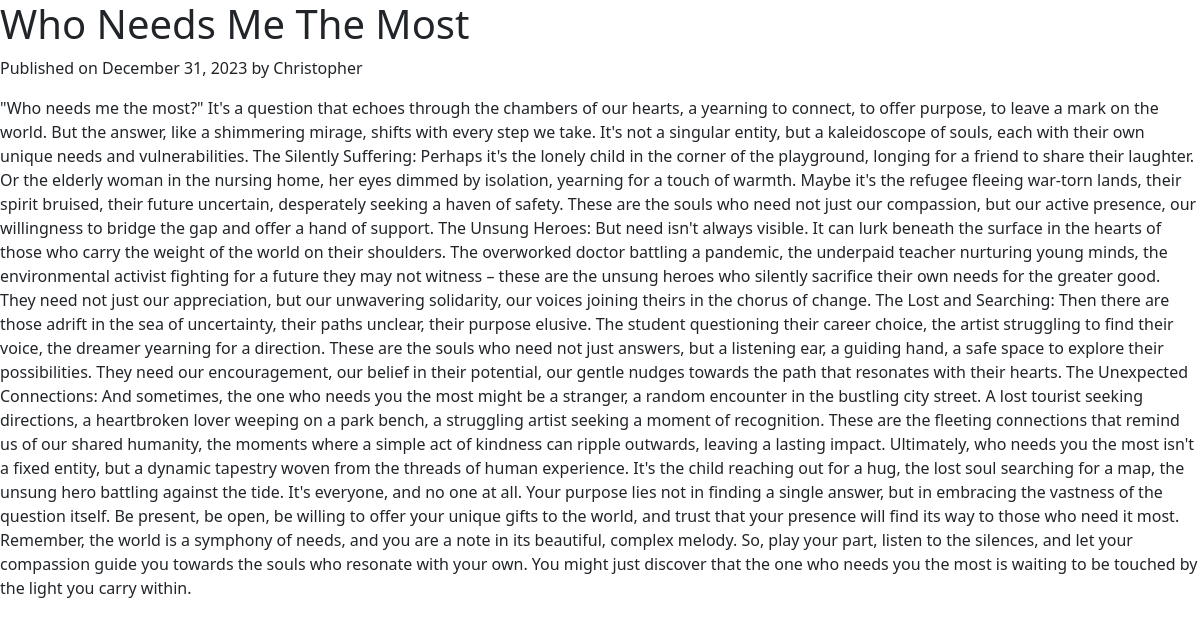
The app's page /post/4/ with its own data.
### blog/models.py (models this page shows, shortened)
class Post(models.Model):
    author = models.ForeignKey(settings.AUTH_USER_MODEL, on_delete=models.CASCADE)
    title = models.CharField(max_length=200)
    text = models.TextField()
    created_date = models.DateTimeField(default=timezone.now, editable=False)
    published_date = models.DateTimeField(blank=True, null=True, default=timezone.now)
    featured_image = models.ImageField(upload_to='featured_images/', blank=True, null=True)

### blog/views.py (the view)
# urls.py: path('post/<int:pk>/', post_detail, name='post_detail'),
def post_detail(request, pk):
    post = get_object_or_404(Post, pk=pk)
    return render(request, 'blog/post_detail.html', {'post': post})

### blog/templates/blog/post_detail.html (shortened to what this page needs)
<!DOCTYPE html>
<html lang="en">
<head>
    <link rel="stylesheet" href="https://cdn.jsdelivr.net/npm/bootstrap@5.1.3/dist/css/bootstrap.min.css">
</head>
<body>
    <h1>{{ post.title }}</h1>
    <p class="date">Published on {{ post.published_date|date:"F j, Y" }} by {{ post.author }}</p>
    <p>{{ post.text }}</p>
</body>
</html>

### records on screen
Post: published_date "December 31, 2023", author "Christopher", text "\"Who needs me the most?\" It's a question that echoes through the chambers of our hearts, a yearning to connect, to offer purpose, to leave a mark on the world. But the answer, like a shimmering mirage, shifts with every step we take. It's not a singular entity, but a kaleidoscope of souls, each with their own unique needs and vulnerabilities. The Silently Suffering: Perhaps it's the lonely child in the corner of the playground, longing for a friend to share their laughter. Or the elderly woman in the nursing home, her eyes dimmed by isolation, yearning for a touch of warmth. Maybe it's the refugee fleeing war-torn lands, their spirit bruised, their future uncertain, desperately seeking a…"
